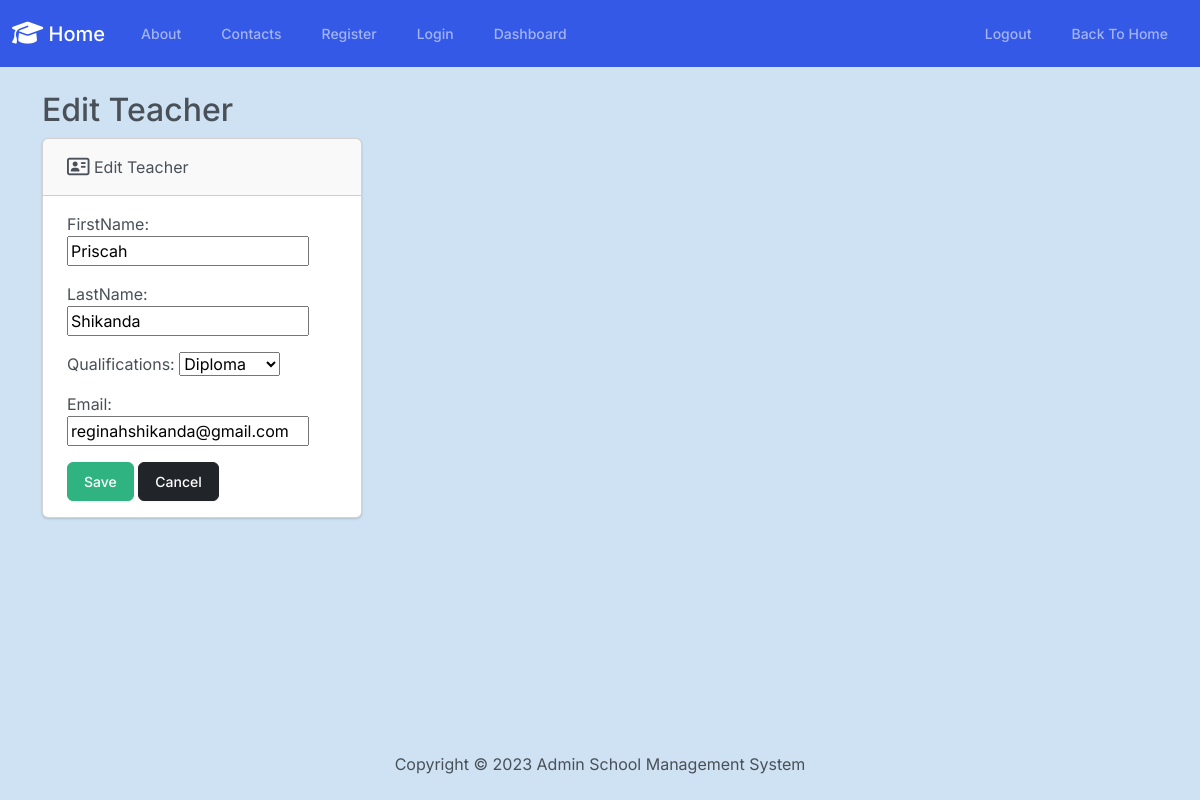
The app's page /teachers/edit/teacher/1 with its own data.
### Teacher/models.py (models this page shows, shortened)
class Teacher(models.Model):
    firstName = models.CharField(max_length=50)
    lastName = models.CharField(max_length=50)
    qualifications = models.CharField(max_length=50, choices=QUALIFICATION_CHOICES, null=True, blank=True)
    email = models.CharField(max_length=50)

### Teacher/views.py (the view)
# urls.py: path('edit/teacher/<int:pk>', views.modified, name="modified"),
def modified(request, pk):
    teacher = Teacher.objects.get(pk=pk)
    if request.method == "POST":
        form = TeacherForm(request.POST, instance=teacher)
        if form.is_valid():
            form.save()
            return redirect("Teacher:view_teachers")
        else:
            context = {
                "form": form
            }
            return render(request, "teachers/edit_teacher.html", context)
    else:
        form = TeacherForm(instance=teacher)
    context = {
        "form": form,
        "teacher": teacher,
    }
    return render(request, "teachers/edit_teacher.html", context)

### Teacher/forms.py
class TeacherForm(forms.ModelForm):
    class Meta:
        model = Teacher
        fields = ["firstName", "lastName", "qualifications", "email"]

### templates/teachers/edit_teacher.html (shortened to what this page needs)
{% extends 'layout.html' %}
{% block content %}
<div class="mt-4">
    <h2>Edit Teacher</h2>
    <div class="row">
        <div class="col-6">
            <div class="card bg-secondary mb-3" style="max-width: 20rem;">
                <div class="card-header">
                    <i class="fa-regular fa-address-card fa-lg"></i> Edit Teacher
                </div>
                <div class="card-body">
                    <form method="POST" action="{% url 'Teacher:modified' teacher.pk %}">
                        {{ form.as_p }}
                        <button type="submit" class="btn btn-success">Save</button>
                        <a class="btn btn-dark">Cancel</a>
                    </form>
                </div>
            </div>
        </div>
    </div>
</div>
{% endblock %}

### records on screen
Teacher: firstName "Priscah", lastName "Shikanda", qualifications "Diploma", email "reginahshikanda@gmail.com"
